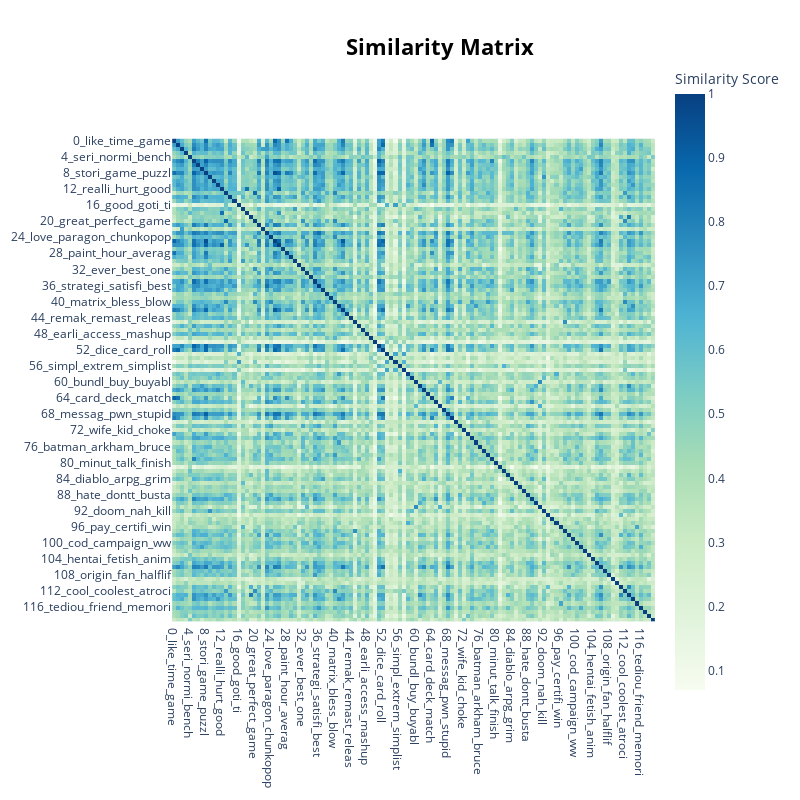

Here is the notebook cell this chart was saved with:
### Code cell
fig = topic_model.visualize_heatmap()
fig.show()

### Figure 1 — Plotly figure (JSON) as saved in the notebook; plotly's stock layout.template omitted (floating-point values rounded to 4 significant figures; data arrays with more than 128 entries replaced by an {"elided": "..."} marker saying what was removed)
{"data": [{"coloraxis": "coloraxis", "hovertemplate": "x: %{x}<br>y: %{y}<br>Similarity Score: %{z}<extra></extra>", "name": "0", "type": "heatmap", "x": ["0_like_time_game", "1_card_deck_deckbuild", "2_music_soundtrack_great", "3_download_content_new", "4_seri_normi_bench", "5_art_style_good", "6_puzzl_bit_hard", "7_coop_friend_fun", "8_stori_game_puzzl", "9_horror_scare_scari", "10_mechan_uniqu_breakout", "11_roguelik_roguelit_fun", "12_realli_hurt_good", "13_good_underr_better", "14_review_neg_friend", "15_stori_gameplay_great", "16_good_goti_ti", "17_buy_sale_bought", "18_realli_fun_addict", "19_crash_file_bug", "20_great_perfect_game", "21_interest_puzzl_lose", "22_soundtrack_music_lambert", "23_amaz_topten_aesthet", "24_love_paragon_chunkopop", "25_civ_citi_surviv", "26_realli_japanes_tourist", "27_frame_per_second", "28_paint_hour_averag", "29_fallout_bethesda_skyrim", "30_refund_efootbal_pe", "31_heartbreak_dead_south", "32_ever_best_one", "33_map_new_price", "34_wast_time_remind", "35_nostalgia_origin_stori", "36_strategi_satisfi_best", "37_vampir_survivor_genr", "38_fun_short_inexpens", "39_addict_oki_er", "40_matrix_bless_blow", "41_gun_shooter_ammo", "42_build_train_station", "43_excel_solut_climat", "44_remak_remast_releas", "45_pretti_good_akan", "46_vr_headset_experi", "47_peopl_rod_jingl", "48_earli_access_mashup", "49_fire_crane_ass", "50_nope_yup_ye", "51_sequel_pretti_truth", "52_dice_card_roll", "53_alright_ok_fine", "54_bore_daddi_scorses", "55_great_wow_wth", "56_simpl_extrem_simplist", "57_cool_ah_inde", "58_combat_furri_squad", "59_soul_dark_peak", "60_bundl_buy_buyabl", "61_server_hacker_dn", "62_dungeon_crawler_mysteri", "63_zombi_geme_ufc", "64_card_deck_match", "65_amaz_jrpg_insan", "66_buyabl_skin_pack", "67_half_life_sourc", "68_messag_pwn_stupid", "69_tabl_pinbal_ball", "70_thumb_hurt_touch", "71_favorit_favourit_one", "72_wife_kid_choke", "73_assassin_creed_ezio", "74_frog_charm_detect", "75_shooter_person_best", "76_batman_arkham_bruce", "77_digit_adapt_port", "78_play_wait_silverstein", "79_graphic_gloriou_great", "80_minut_talk_finish", "81_buddi_eric_happen", "82_simul_accur_wickth", "83_buggi_mess_compani", "84_diablo_arpg_grim", "85_worth_cent_penni", "86_gta_andrea_better", "87_laugh_loud_joke", "88_hate_dontt_busta", "89_adventur_amaz_must", "90_port_dire_boardgam", "91_bundl_pvp_challeng", "92_doom_nah_kill", "93_control_keyboard_rebind", "94_horribl_siberia_shambl", "95_war_crime_warhamm", "96_pay_certifi_win", "97_pretti_casual_offsteam", "98_tutori_minut_beta", "99_fantast_aimless_potter", "100_cod_campaign_ww", "101_friend_friendship_shett", "102_updat_ithop_new", "103_terribl_terrifiy_psycho", "104_hentai_fetish_anim", "105_cancer_sonic_sega", "106_boardgam_mineswap_rmb", "107_surviv_craft_decentish", "108_origin_fan_halflif", "109_top_breadmen_rank", "110_free_armour_gear", "111_mous_bug_move", "112_cool_coolest_atroci", "113_broken_co_fix", "114_stealth_heist_gear", "115_payn_max_ujibfdiyugvbdy...", "116_tediou_friend_memori", "117_mod_todd_terribl", "118_ubisoft_uplay_grow", "119_pregnant_charl_moonbrain"], "xaxis": "x", "y": ["0_like_time_game", "1_card_deck_deckbuild", "2_music_soundtrack_great", "3_download_content_new", "4_seri_normi_bench", "5_art_style_good", "6_puzzl_bit_hard", "7_coop_friend_fun", "8_stori_game_puzzl", "9_horror_scare_scari", "10_mechan_uniqu_breakout", "11_roguelik_roguelit_fun", "12_realli_hurt_good", "13_good_underr_better", "14_review_neg_friend", "15_stori_gameplay_great", "16_good_goti_ti", "17_buy_sale_bought", "18_realli_fun_addict", "19_crash_file_bug", "20_great_perfect_game", "21_interest_puzzl_lose", "22_soundtrack_music_lambert", "23_amaz_topten_aesthet", "24_love_paragon_chunkopop", "25_civ_citi_surviv", "26_realli_japanes_tourist", "27_frame_per_second", "28_paint_hour_averag", "29_fallout_bethesda_skyrim", "30_refund_efootbal_pe", "31_heartbreak_dead_south", "32_ever_best_one", "33_map_new_price", "34_wast_time_remind", "35_nostalgia_origin_stori", "36_strategi_satisfi_best", "37_vampir_survivor_genr", "38_fun_short_inexpens", "39_addict_oki_er", "40_matrix_bless_blow", "41_gun_shooter_ammo", "42_build_train_station", "43_excel_solut_climat", "44_remak_remast_releas", "45_pretti_good_akan", "46_vr_headset_experi", "47_peopl_rod_jingl", "48_earli_access_mashup", "49_fire_crane_ass", "50_nope_yup_ye", "51_sequel_pretti_truth", "52_dice_card_roll", "53_alright_ok_fine", "54_bore_daddi_scorses", "55_great_wow_wth", "56_simpl_extrem_simplist", "57_cool_ah_inde", "58_combat_furri_squad", "59_soul_dark_peak", "60_bundl_buy_buyabl", "61_server_hacker_dn", "62_dungeon_crawler_mysteri", "63_zombi_geme_ufc", "64_card_deck_match", "65_amaz_jrpg_insan", "66_buyabl_skin_pack", "67_half_life_sourc", "68_messag_pwn_stupid", "69_tabl_pinbal_ball", "70_thumb_hurt_touch", "71_favorit_favourit_one", "72_wife_kid_choke", "73_assassin_creed_ezio", "74_frog_charm_detect", "75_shooter_person_best", "76_batman_arkham_bruce", "77_digit_adapt_port", "78_play_wait_silverstein", "79_graphic_gloriou_great", "80_minut_talk_finish", "81_buddi_eric_happen", "82_simul_accur_wickth", "83_buggi_mess_compani", "84_diablo_arpg_grim", "85_worth_cent_penni", "86_gta_andrea_better", "87_laugh_loud_joke", "88_hate_dontt_busta", "89_adventur_amaz_must", "90_port_dire_boardgam", "91_bundl_pvp_challeng", "92_doom_nah_kill", "93_control_keyboard_rebind", "94_horribl_siberia_shambl", "95_war_crime_warhamm", "96_pay_certifi_win", "97_pretti_casual_offsteam", "98_tutori_minut_beta", "99_fantast_aimless_potter", "100_cod_campaign_ww", "101_friend_friendship_shett", "102_updat_ithop_new", "103_terribl_terrifiy_psycho", "104_hentai_fetish_anim", "105_cancer_sonic_sega", "106_boardgam_mineswap_rmb", "107_surviv_craft_decentish", "108_origin_fan_halflif", "109_top_breadmen_rank", "110_free_armour_gear", "111_mous_bug_move", "112_cool_coolest_atroci", "113_broken_co_fix", "114_stealth_heist_gear", "115_payn_max_ujibfdiyugvbdy...", "116_tediou_friend_memori", "117_mod_todd_terribl", "118_ubisoft_uplay_grow", "119_pregnant_charl_moonbrain"], "yaxis": "y", "z": {"elided": "120x120 float values"}}], "layout": {"coloraxis": {"colorbar": {"title": {"text": "Similarity Score"}}, "colorscale": [[0, "rgb(247,252,240)"], [0.125, "rgb(224,243,219)"], [0.25, "rgb(204,235,197)"], [0.375, "rgb(168,221,181)"], [0.5, "rgb(123,204,196)"], [0.625, "rgb(78,179,211)"], [0.75, "rgb(43,140,190)"], [0.875, "rgb(8,104,172)"], [1, "rgb(8,64,129)"]]}, "height": 800, "hoverlabel": {"bgcolor": "white", "font": {"family": "Rockwell", "size": 16}}, "legend": {"title": {"text": "Trend"}}, "margin": {"t": 60}, "showlegend": true, "title": {"font": {"color": "Black", "size": 22}, "text": "<b>Similarity Matrix</b>", "x": 0.55, "xanchor": "center", "y": 0.95, "yanchor": "top"}, "width": 800, "xaxis": {"anchor": "y", "constrain": "domain", "domain": [0, 1], "scaleanchor": "y"}, "yaxis": {"anchor": "x", "autorange": "reversed", "constrain": "domain", "domain": [0, 1]}}}
